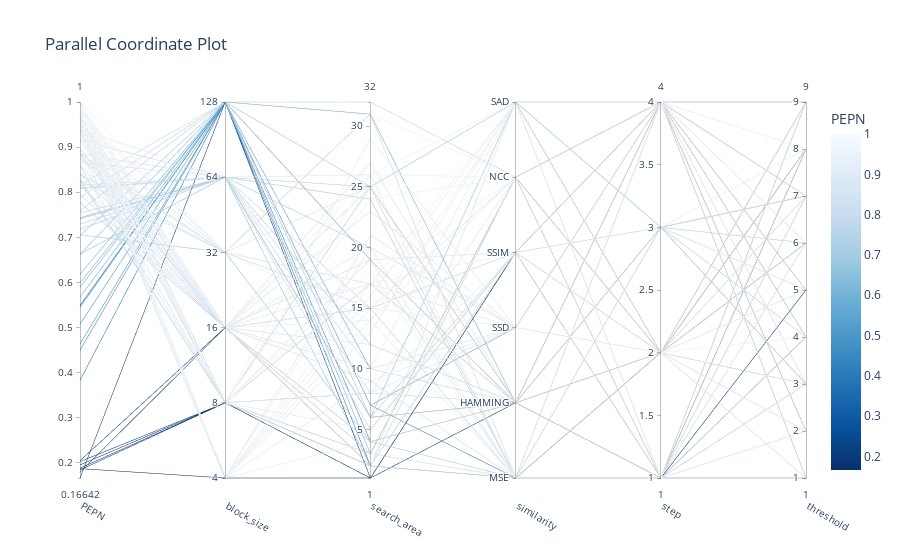

Write notebook code for a chart like this one.
### Code cell
optuna.visualization.plot_parallel_coordinate(cleaned_study, params=["block_size","search_area","step","similarity","threshold"], target=lambda t: t.values[1], target_name='PEPN')
